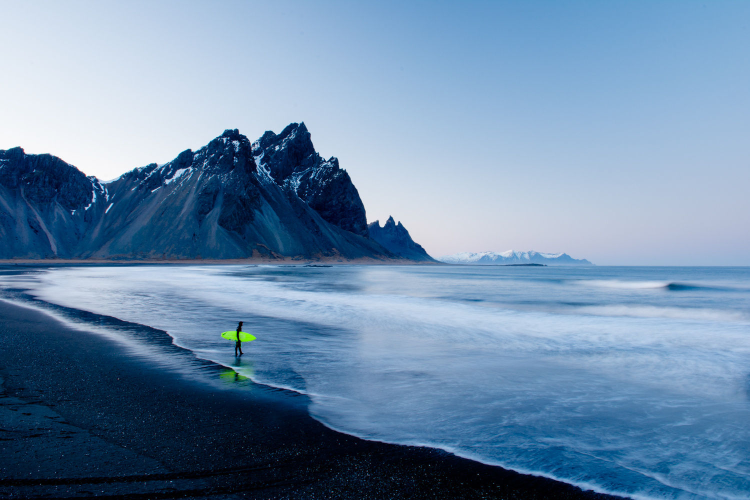
#> input picture imsample/beach.jpg, 1500 x 1000 px, found by its file name (shown at 1/2 size)
$ python rag.py
#> lines starting #> are read from the running program, lines starting #| are printed output that depends on the picture

from skimage import data, io, segmentation, color
from skimage.future import graph
import numpy as np


def _weight_mean_color(graph, src, dst, n):
    """Callback to handle merging nodes by recomputing mean color.

    The method expects that the mean color of `dst` is already computed.

    Parameters
    ----------
    graph : RAG
        The graph under consideration.
    src, dst : int
        The vertices in `graph` to be merged.
    n : int
        A neighbor of `src` or `dst` or both.

    Returns
    -------
    data : dict
        A dictionary with the `"weight"` attribute set as the absolute
        difference of the mean color between node `dst` and `n`.
    """

    diff = graph.node[dst]['mean color'] - graph.node[n]['mean color']
    diff = np.linalg.norm(diff)
    return {'weight': diff}


def merge_mean_color(graph, src, dst):
    """Callback called before merging two nodes of a mean color distance graph.

    This method computes the mean color of `dst`.

    Parameters
    ----------
    graph : RAG
        The graph under consideration.
    src, dst : int
        The vertices in `graph` to be merged.
    """
    graph.node[dst]['total color'] += graph.node[src]['total color']
    graph.node[dst]['pixel count'] += graph.node[src]['pixel count']
    graph.node[dst]['mean color'] = (graph.node[dst]['total color'] /
                                     graph.node[dst]['pixel count'])

def main():
    img = io.imread('imsample/beach.jpg')
#> img is the input picture: shape (1000, 1500, 3); mean R, G, B 109.4, 139.2, 169.3
    img = data.coffee()
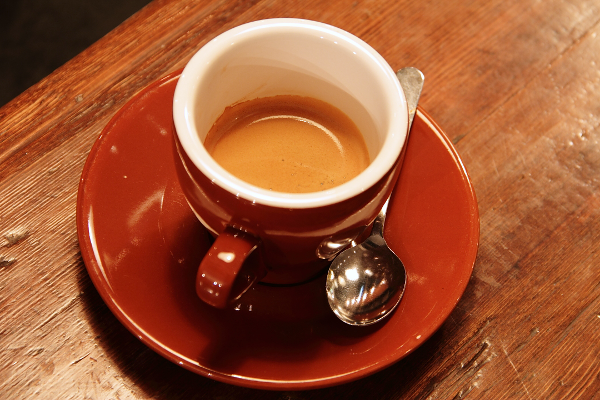
#> input picture skimage.data.coffee(), 600 x 400 px
#> img is the input picture: shape (400, 600, 3); mean R, G, B 158.6, 85.8, 51.5
    labels = segmentation.slic(img, compactness=30, n_segments=400)
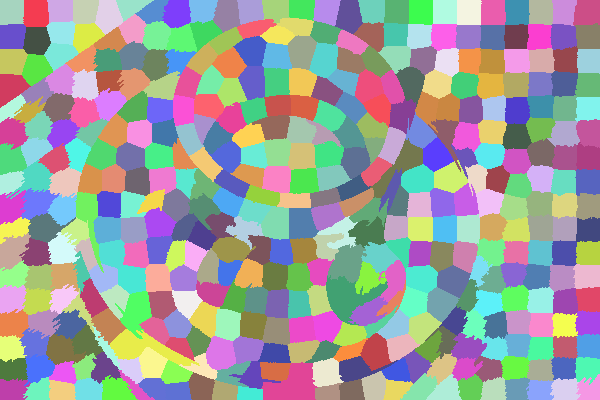
#> labels: shape (400, 600) int64; 417 distinct labels, from 1 to 417; one colour per label, 0 black
    g = graph.rag_mean_color(img, labels)

    labels2 = graph.merge_hierarchical(labels, g, thresh=35, rag_copy=False,
                                       in_place_merge=True,
                                       merge_func=merge_mean_color,
                                       weight_func=_weight_mean_color)

    g2 = graph.rag_mean_color(img, labels2)

    out = color.label2rgb(labels2, img, kind='avg')
    out = segmentation.mark_boundaries(out, labels2, (0, 0, 0))
    io.imshow(out)
    io.show()

if __name__ == '__main__':
#> (the run stopped early here; a loop or call above may not have finished)

$ run again, with imsample/TianTian.JPG copied over imsample/beach.jpg
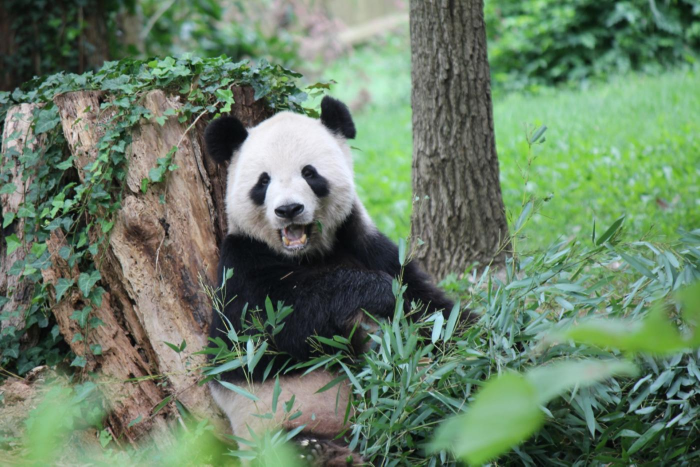
#> input picture imsample/TianTian.JPG, 1400 x 933 px, found by its file name (shown at 1/2 size)
#> in main, img is the input picture: shape (933, 1400, 3); mean R, G, B 104.1, 126.4, 101.7
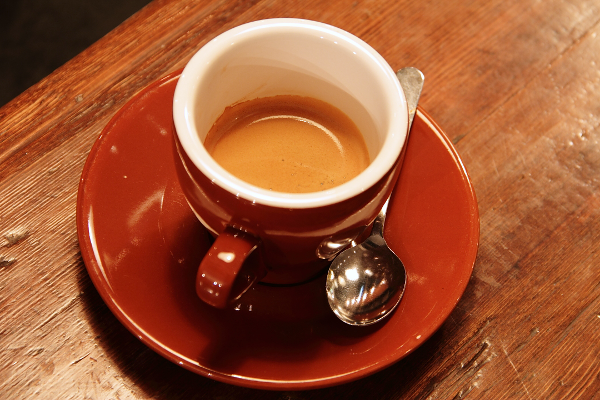
#> input picture skimage.data.coffee(), 600 x 400 px
#> in main, img is the input picture: shape (400, 600, 3); mean R, G, B 158.6, 85.8, 51.5
#> labels: shape (400, 600) int64; 417 distinct labels, from 1 to 417

$ run again, with imsample/mon.jpg copied over imsample/beach.jpg
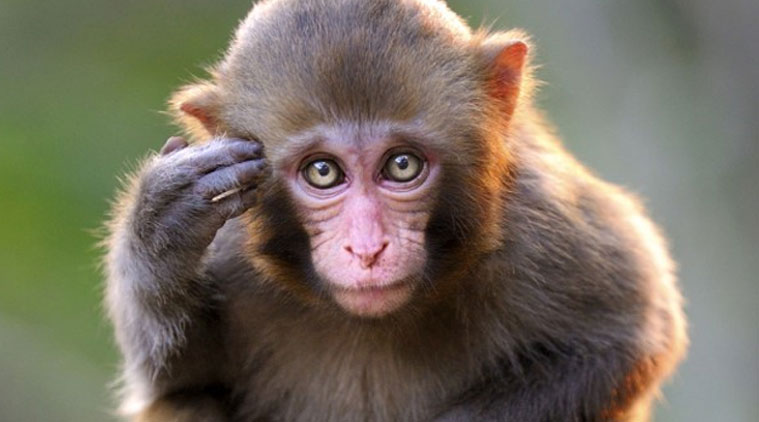
#> input picture imsample/mon.jpg, 759 x 422 px, found by its file name
#> in main, img is the input picture: shape (422, 759, 3); mean R, G, B 118.9, 110.8, 96.9
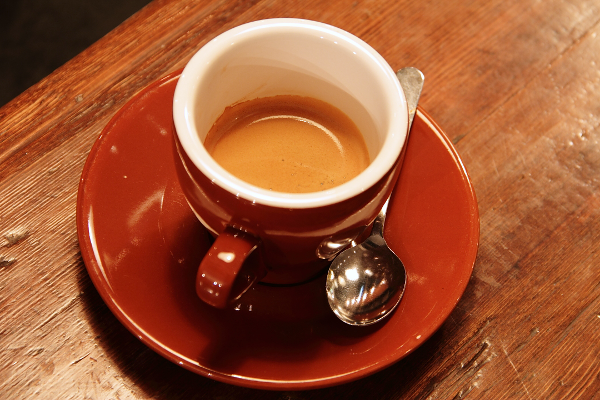
#> input picture skimage.data.coffee(), 600 x 400 px
#> in main, img is the input picture: shape (400, 600, 3); mean R, G, B 158.6, 85.8, 51.5
#> labels: shape (400, 600) int64; 417 distinct labels, from 1 to 417
